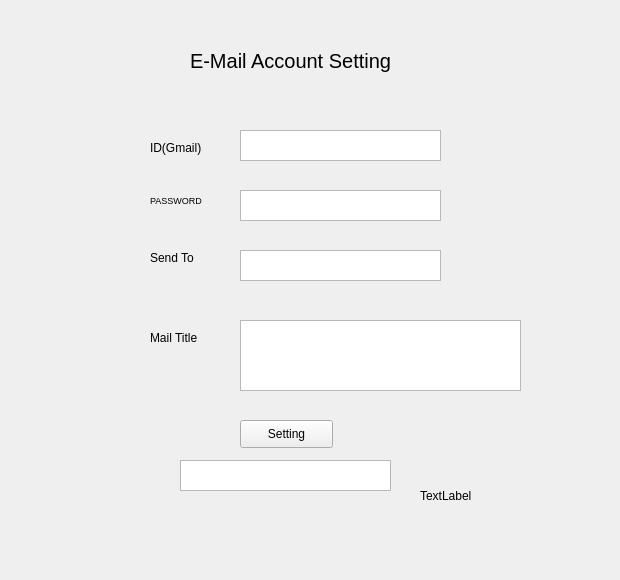
   <widget class="QWidget" name="tab_3">
    <attribute name="title">
     <string>EmailSetting</string>
    </attribute>
    <widget class="QLabel" name="label">
     <property name="geometry">
      <rect>
       <x>190</x>
       <y>40</y>
       <width>311</width>
       <height>41</height>
      </rect>
     </property>
     <property name="font">
      <font>
       <pointsize>15</pointsize>
      </font>
     </property>
     <property name="text">
      <string>E-Mail Account Setting</string>
     </property>
    </widget>
    <widget class="QTextEdit" name="textEdit">
     <property name="geometry">
      <rect>
       <x>240</x>
       <y>130</y>
       <width>201</width>
       <height>31</height>
      </rect>
     </property>
    </widget>
    <widget class="QLabel" name="label_2">
     <property name="geometry">
      <rect>
       <x>150</x>
       <y>140</y>
       <width>71</width>
       <height>16</height>
      </rect>
     </property>
     <property name="text">
      <string>ID(Gmail)</string>
     </property>
    </widget>
    <widget class="QLabel" name="label_3">
     <property name="geometry">
      <rect>
       <x>150</x>
       <y>190</y>
       <width>71</width>
       <height>20</height>
      </rect>
     </property>
     <property name="font">
      <font>
       <pointsize>7</pointsize>
      </font>
     </property>
     <property name="text">
      <string>PASSWORD</string>
     </property>
    </widget>
    <widget class="QTextEdit" name="textEdit_2">
     <property name="geometry">
      <rect>
       <x>240</x>
       <y>190</y>
       <width>201</width>
       <height>31</height>
      </rect>
     </property>
     <property name="font">
      <font>
       <kerning>true</kerning>
      </font>
     </property>
     <property name="html">
      <string>&lt;!DOCTYPE HTML PUBLIC &quot;-//W3C//DTD HTML 4.0//EN&quot; &quot;http://www.w3.org/TR/REC-html40/strict.dtd&quot;&gt;
&lt;html&gt;&lt;head&gt;&lt;meta name=&quot;qrichtext&quot; content=&quot;1&quot; /&gt;&lt;style type=&quot;text/css&quot;&gt;
p, li { white-space: pre-wrap; }
&lt;/style&gt;&lt;/head&gt;&lt;body style=&quot; font-family:'휴먼매직체'; font-size:9pt; font-weight:400; font-style:normal;&quot;&gt;
&lt;p style=&quot;-qt-paragraph-type:empty; margin-top:0px; margin-bottom:0px; margin-left:0px; margin-right:0px; -qt-block-indent:0; text-indent:0px; font-family:'Gulim';&quot;&gt;&lt;br /&gt;&lt;/p&gt;&lt;/body&gt;&lt;/html&gt;</string>
     </property>
    </widget>
    <widget class="QLabel" name="label_4">
     <property name="geometry">
      <rect>
       <x>150</x>
       <y>250</y>
       <width>64</width>
       <height>15</height>
      </rect>
     </property>
     <property name="text">
      <string>Send To</string>
     </property>
    </widget>
    <widget class="QTextEdit" name="textEdit_3">
     <property name="geometry">
      <rect>
       <x>240</x>
       <y>250</y>
       <width>201</width>
       <height>31</height>
      </rect>
     </property>
    </widget>
    <widget class="QPushButton" name="pushButton_2">
     <property name="geometry">
      <rect>
       <x>240</x>
       <y>420</y>
       <width>93</width>
       <height>28</height>
      </rect>
     </property>
     <property name="text">
      <string>Setting</string>
     </property>
    </widget>
    <widget class="QTextEdit" name="textEdit_6">
     <property name="geometry">
      <rect>
       <x>240</x>
       <y>320</y>
       <width>281</width>
       <height>71</height>
      </rect>
     </property>
    </widget>
    <widget class="QLabel" name="label_5">
     <property name="geometry">
      <rect>
       <x>150</x>
       <y>330</y>
       <width>64</width>
       <height>15</height>
      </rect>
     </property>
     <property name="text">
      <string>Mail Title</string>
     </property>
    </widget>
    <widget class="QTextBrowser" name="textBrowser_14">
     <property name="geometry">
      <rect>
       <x>180</x>
       <y>460</y>
       <width>211</width>
       <height>31</height>
      </rect>
     </property>
     <property name="html">
      <string>&lt;!DOCTYPE HTML PUBLIC &quot;-//W3C//DTD HTML 4.0//EN&quot; &quot;http://www.w3.org/TR/REC-html40/strict.dtd&quot;&gt;
&lt;html&gt;&lt;head&gt;&lt;meta name=&quot;qrichtext&quot; content=&quot;1&quot; /&gt;&lt;style type=&quot;text/css&quot;&gt;
p, li { white-space: pre-wrap; }
&lt;/style&gt;&lt;/head&gt;&lt;body style=&quot; font-family:'휴먼매직체'; font-size:9pt; font-weight:400; font-style:normal;&quot;&gt;
&lt;p style=&quot;-qt-paragraph-type:empty; margin-top:0px; margin-bottom:0px; margin-left:0px; margin-right:0px; -qt-block-indent:0; text-indent:0px; font-family:'Gulim';&quot;&gt;&lt;br /&gt;&lt;/p&gt;&lt;/body&gt;&lt;/html&gt;</string>
     </property>
    </widget>
    <widget class="QLabel" name="mailBox">
     <property name="geometry">
      <rect>
       <x>420</x>
       <y>420</y>
       <width>191</width>
       <height>151</height>
      </rect>
     </property>
     <property name="text">
      <string>TextLabel</string>
     </property>
    </widget>
   </widget>
